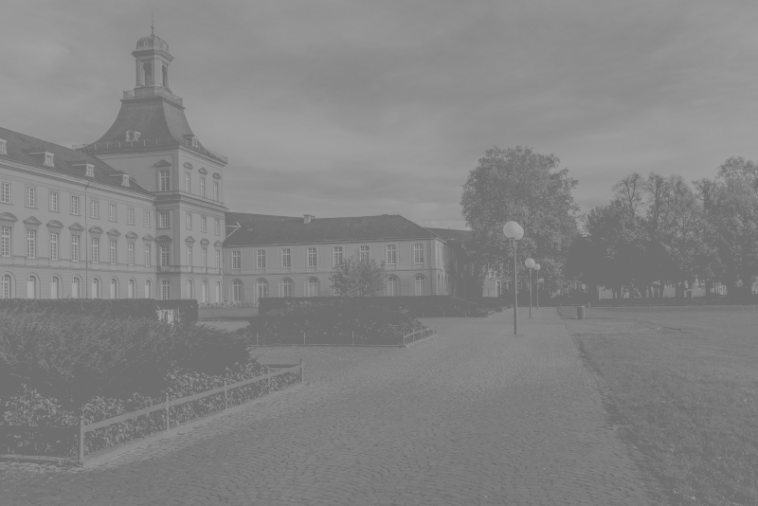
#> input picture assignment2/bonn_lowcontrast.png, 758 x 506 px
$ python q4_template.py
#> lines starting #> are read from the running program, lines starting #| are printed output that depends on the picture
import cv2
import numpy as np
import matplotlib.pyplot as plt

# ==============================================================================
# 0. Setup: Loading the Low-Contrast Image
# ==============================================================================
print("--- 0. Setup: Loading Image ---")

'''
TODO: Load the image 'bonn_lowcontrast.png' as a grayscale image (uint8, values 0-255)
'''

low_contrast_img = cv2.imread('bonn_lowcontrast.png', cv2.IMREAD_GRAYSCALE)
#> low_contrast_img is the input picture: shape (506, 758); min 110, max 166, mean 131.4

print(f"Image loaded successfully. Size: {low_contrast_img.shape}")
#| Image loaded successfully. Size: (506, 758)
print(f"Intensity range: [{low_contrast_img.min()}, {low_contrast_img.max()}]")
#| Intensity range: [110, 166]

# ==============================================================================
# 1. Histogram and CDF (Part 4.1)
# ==============================================================================
print("\n--- 4.1 Histogram and CDF ---")


def compute_histogram(img):
    """
    Compute the normalized histogram p_f(y) of a grayscale image.
    Do NOT use cv2.calcHist, np.histogram or np.bincount.

    Args:
        img: Input grayscale image (uint8)

    Returns:
        p_f: Array of length 256, p_f[y] = fraction of pixels with value y

    TODO:
    1. Create an array of 256 zeros
    2. Count how many pixels have each gray value y
    3. Normalize by the total number of pixels so that the values sum to 1
    """
    p_f = np.zeros(256)
    total = img.size
#> total = 383548
    for y in range(256):
        p_f[y] = np.sum(img == y) / total
#> after the loop, p_f = 256 values, max 0.0996 at index 110, min 0 at index 0, mean 0.00391
    return p_f


def compute_cdf(p_f):
    """
    Compute the cumulative distribution function F_f(y) = sum_{k=0}^{y} p_f(k).

    Args:
        p_f: Normalized histogram (length 256)

    Returns:
        F_f: Array of length 256 with values in [0, 1]

    TODO:
    1. Accumulate the histogram values from gray value 0 up to y
    """
    return np.cumsum(p_f)


p_f = compute_histogram(low_contrast_img)  # Call compute_histogram()
F_f = compute_cdf(p_f)  # Call compute_cdf()
#> F_f = 256 values from 0 to 1

# TODO: Plot the normalized histogram p_f(y) and the CDF F_f(y)
#       (e.g., two subplots, x-axis: gray value 0-255)
fig, axes = plt.subplots(1, 2, figsize=(12, 4))
axes[0].bar(range(256), p_f); axes[0].set_title("Normalized histogram p_f")
axes[1].plot(F_f); axes[1].set_title("CDF F_f")
plt.show()
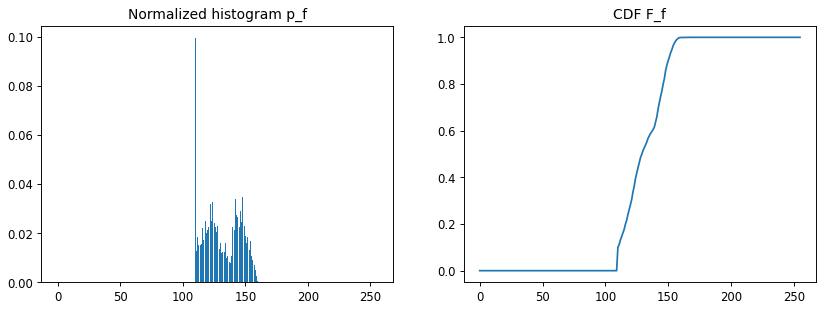
#> figure drawn by matplotlib, 2 panels; panel 1: tallest bar 0.0996 high, from x = 109.6 to 110.4; panel 2: curve peaks at x = 166, y = 1

# ==============================================================================
# 2. Histogram Equalization from Scratch (Part 4.2)
# ==============================================================================
print("\n--- 4.2 Histogram Equalization ---")


def equalize_histogram(img, F_f):
    """
    Histogram equalization using the mapping h(y) = round(255 * F_f(y)).

    Args:
        img: Input grayscale image (uint8)
        F_f: CDF of the input image (length 256)

    Returns:
        Equalized image (uint8)

    TODO:
    1. Build a lookup table (LUT) of length 256 with h(y) = round(255 * F_f(y))
    2. Convert the LUT to uint8
    3. Apply the LUT to every pixel (use array indexing, no loops over pixels)
    """
    lut = np.round(255 * F_f).astype(np.uint8)
#> lut = 256 values from 0 to 255
    return lut[img]
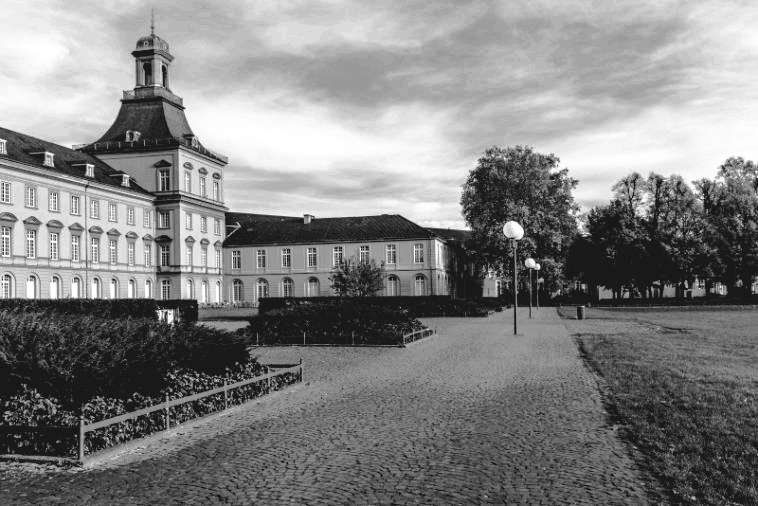
#> returned value: shape (506, 758); min 25, max 255, mean 131.3

equalized_img = equalize_histogram(low_contrast_img, F_f)  # Call equalize_histogram()

# TODO: Display the original and the equalized image side by side
plt.figure(figsize=(10, 5))
plt.subplot(1, 2, 1); plt.imshow(low_contrast_img, cmap='gray', vmin=0, vmax=255);
plt.title("Original (low contrast)");
plt.axis('off')
plt.subplot(1, 2, 2);
plt.imshow(equalized_img, cmap='gray', vmin=0, vmax=255);
plt.title("Equalized"); plt.axis('off')
plt.tight_layout()
plt.show()
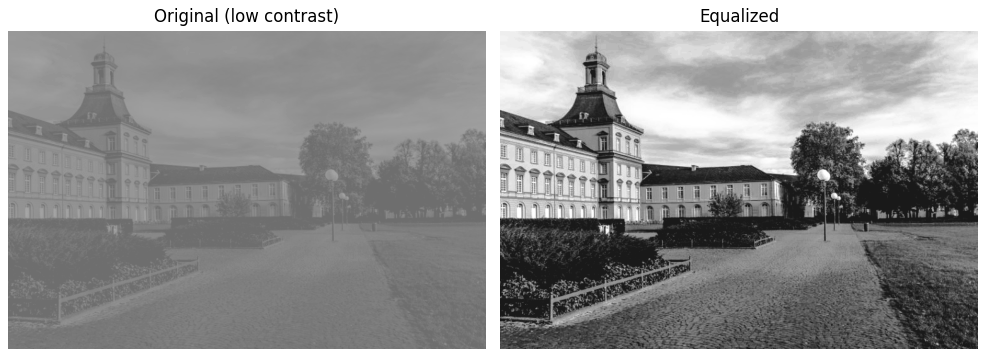
#> figure drawn by matplotlib, 2 panels

# ==============================================================================
# 3. Comparison with OpenCV (Part 4.3)
# ==============================================================================
print("\n--- 4.3 Comparison with OpenCV ---")

'''
TODO:
1. Apply cv2.equalizeHist() to the low-contrast image
2. Print the maximum absolute pixel difference to your result from 4.2
   (cast to int before subtracting to avoid uint8 overflow)
3. If the results differ, explain the reason in a comment / in your PDF
4. Implement an adapted version that reproduces the OpenCV result
   and print the maximum absolute difference again
'''

equalized_cv2 = cv2.equalizeHist(low_contrast_img)
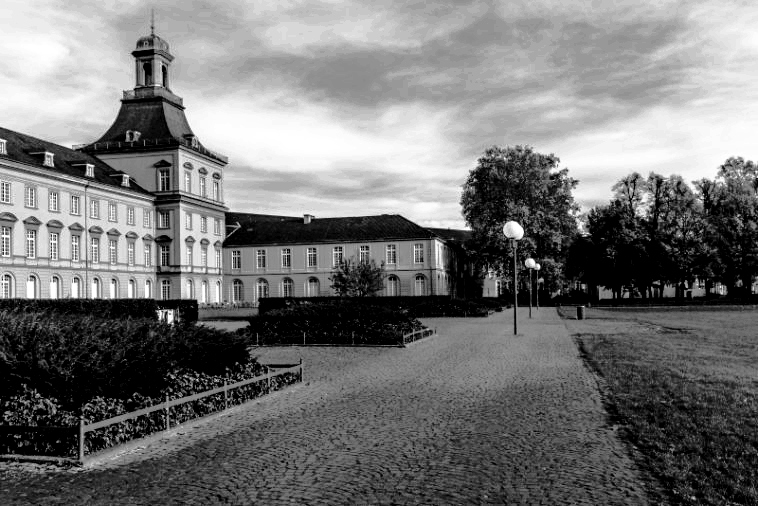
#> equalized_cv2: shape (506, 758); min 0, max 255, mean 117.5
max_diff = np.max(np.abs(equalized_img.astype(int) - equalized_cv2.astype(int)))
#> max_diff = 25

print(f"Max. absolute difference (own vs. cv2): {max_diff}")
#| Max. absolute difference (own vs. cv2): 25


def equalize_histogram_opencv_like(img):
    """
    Adapted histogram equalization that reproduces cv2.equalizeHist.

    Args:
        img: Input grayscale image (uint8)

    Returns:
        Equalized image (uint8)

    TODO:
    Modify the mapping from 4.2 so that the result is identical to cv2.equalizeHist
    """
    p_f = compute_histogram(img)
    counts = p_f * img.size
#> counts = 256 values, max 38196 at index 110, min 0 at index 0, mean 1498.2
    cdf = np.cumsum(counts)
#> cdf = 256 values from 0 to 383548
    cdf_min = cdf[cdf > 0].min()
#> cdf_min = 38196
    lut = np.round((cdf - cdf_min) / (img.size - cdf_min) * 255).astype(np.uint8)
#> lut = 256 values, max 255 at index 159, min 0 at index 110, mean 219.7
    lut = np.clip(lut, 0, 255)
    return lut[img]


equalized_adapted = equalize_histogram_opencv_like(low_contrast_img)
max_diff_adapted = np.max(np.abs(equalized_adapted.astype(int) - equalized_cv2.astype(int)))
#> max_diff_adapted = 0

print(f"Max. absolute difference (adapted vs. cv2): {max_diff_adapted}")
#| Max. absolute difference (adapted vs. cv2): 0


# ==============================================================================
# 4. Histogram after Equalization (Part 4.4)
# ==============================================================================
print("\n--- 4.4 Histogram after Equalization ---")

'''
TODO:
1. Compute the normalized histogram of your equalized image (reuse compute_histogram())
2. Plot it
3. Answer in your PDF: why is the histogram not flat?
'''

p_h = compute_histogram(equalized_img)
#> p_h = 256 values, max 0.0996 at index 25, min 0 at index 0, mean 0.00391
plt.bar(range(256), p_h); plt.title("Histogram after equalization"); plt.show()
#> after `plt.bar(range(256), p_h)`:
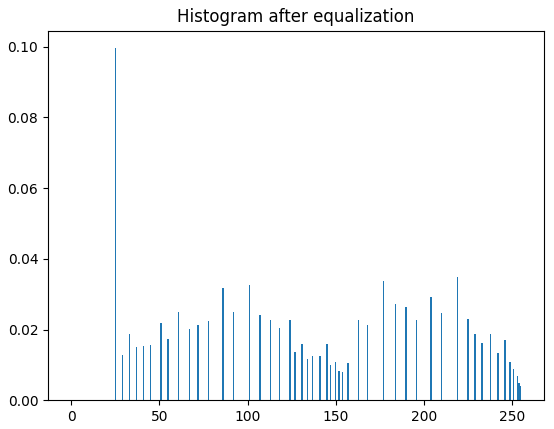
#> figure drawn by matplotlib, 1 panel; tallest bar 0.0996 high, from x = 24.6 to 25.4

# TODO: Plot the histogram of the equalized image

plt.show()
